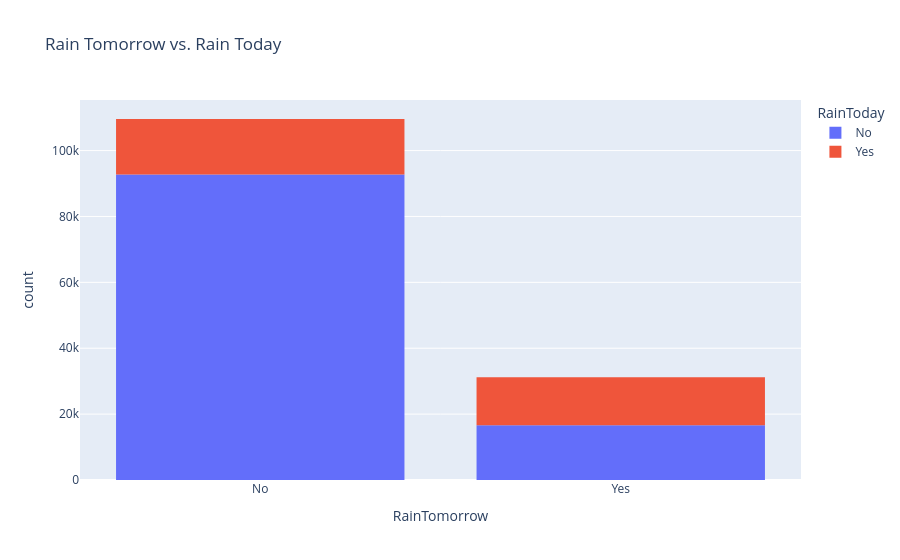

Source (notebook cell):
### Code cell
px.histogram(raw_df,
             x="RainTomorrow",
             title="Rain Tomorrow vs. Rain Today",
             color="RainToday")

### Figure 1 — Plotly figure (JSON) as saved in the notebook; plotly's stock layout.template omitted (floating-point values rounded to 4 significant figures; data arrays with more than 128 entries replaced by an {"elided": "..."} marker saying what was removed)
{"data": [{"bingroup": "x", "hovertemplate": "RainToday=No<br>RainTomorrow=%{x}<br>count=%{y}<extra></extra>", "legendgroup": "No", "marker": {"color": "#636efa", "pattern": {"shape": ""}}, "name": "No", "orientation": "v", "showlegend": true, "type": "histogram", "x": {"elided": "109332 str values"}, "xaxis": "x", "yaxis": "y"}, {"bingroup": "x", "hovertemplate": "RainToday=Yes<br>RainTomorrow=%{x}<br>count=%{y}<extra></extra>", "legendgroup": "Yes", "marker": {"color": "#EF553B", "pattern": {"shape": ""}}, "name": "Yes", "orientation": "v", "showlegend": true, "type": "histogram", "x": {"elided": "31455 str values"}, "xaxis": "x", "yaxis": "y"}], "layout": {"barmode": "relative", "legend": {"title": {"text": "RainToday"}, "tracegroupgap": 0}, "title": {"text": "Rain Tomorrow vs. Rain Today"}, "xaxis": {"anchor": "y", "domain": [0, 1], "title": {"text": "RainTomorrow"}}, "yaxis": {"anchor": "x", "domain": [0, 1], "title": {"text": "count"}}}}
